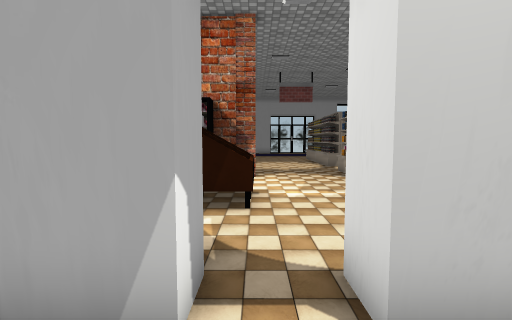
View 1 (above)

24 first-person views from a walk through a Unity game level. The camera is 1.3 m above the floor, tilts 4° down and sees 85° across. The floor is counted in squares, 0.9 m on a side. Each view is taken from the middle of a square. On the plan, view 1 faces up. The plan holds only what a view shows up to about 14 squares ahead; the rest is blank. The place goes on beyond the plan. The player is left out. Door leaves are left out, so doorways stand open. Some surface patterns are stand-ins.

View 2
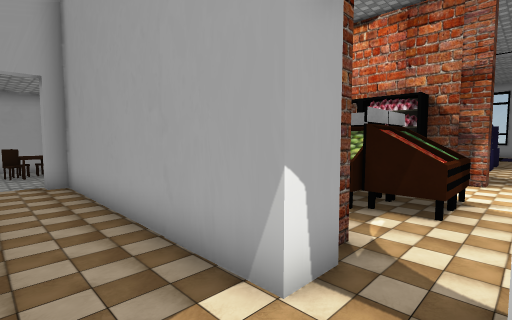

View 3
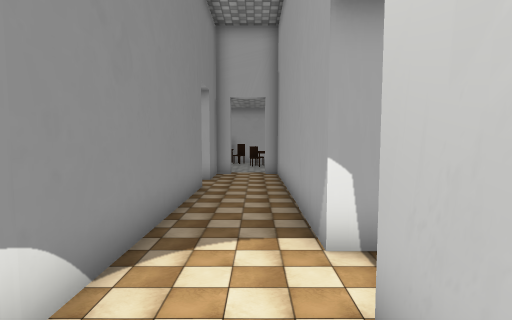

View 4
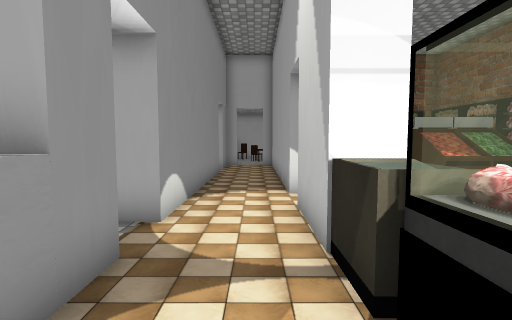

View 5
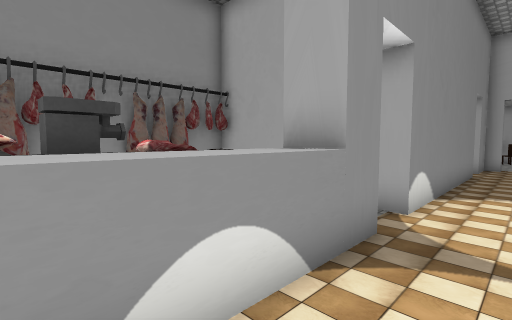

View 6
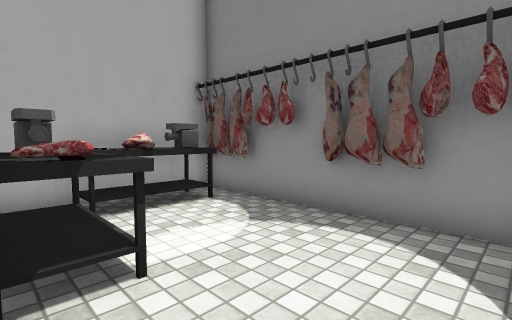

View 7
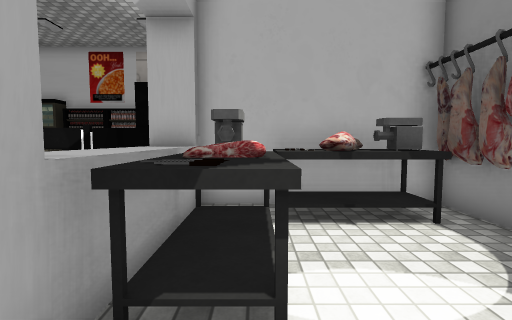

View 8
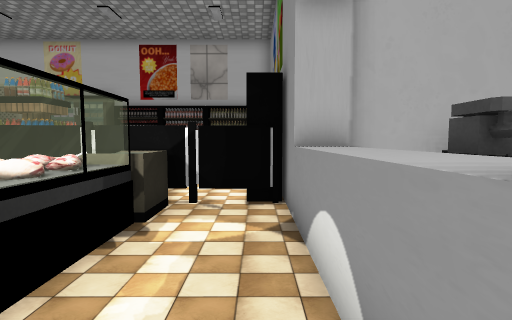

View 9
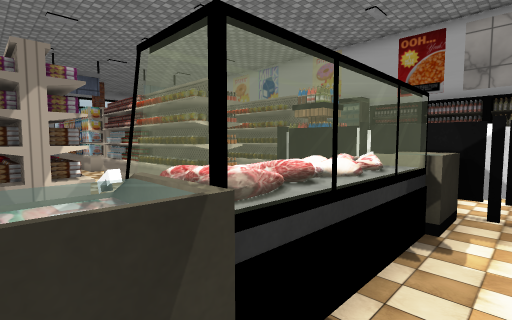

View 10
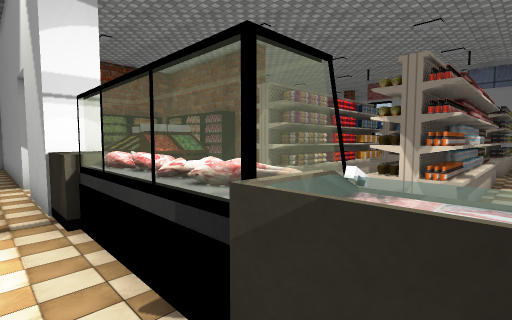

View 11
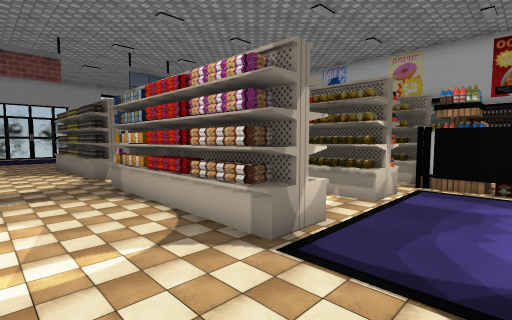

View 12
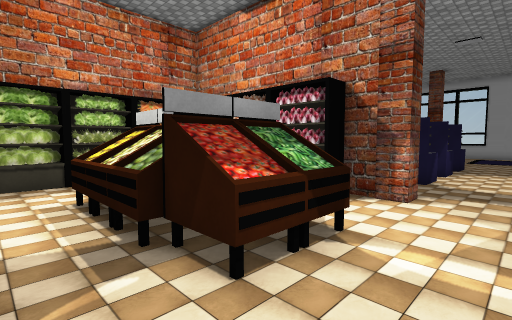

View 13
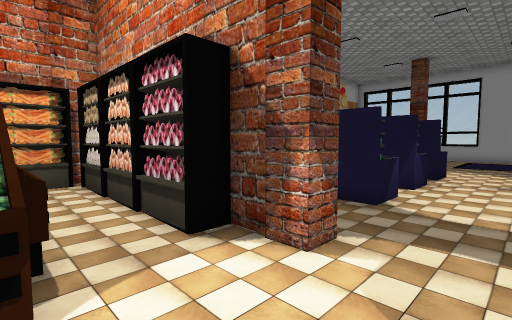

View 14
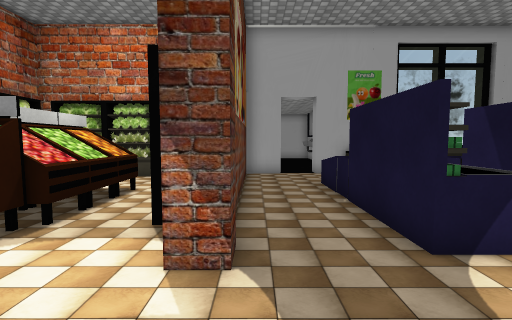

View 15
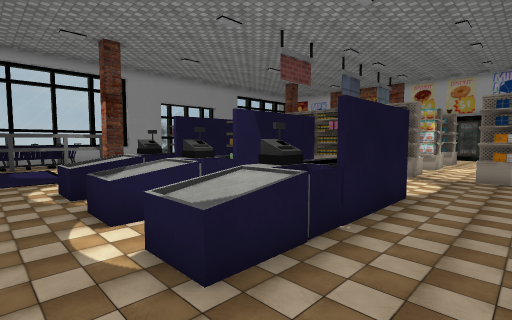

View 16
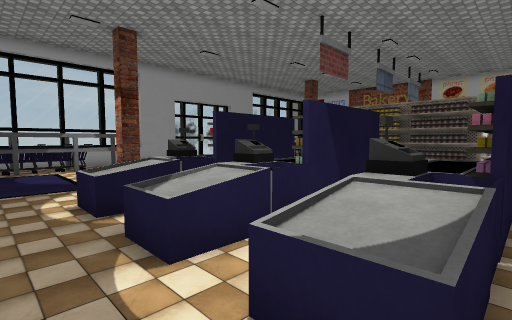

View 17
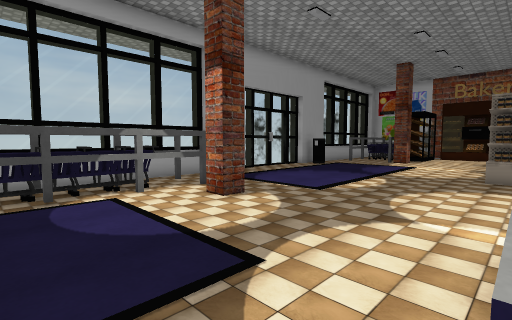

View 18
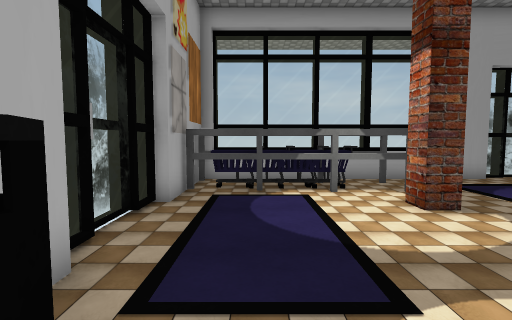

View 19
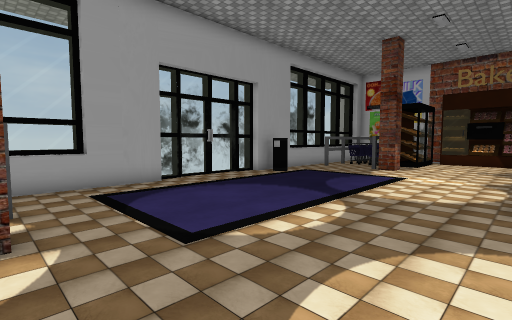

View 20
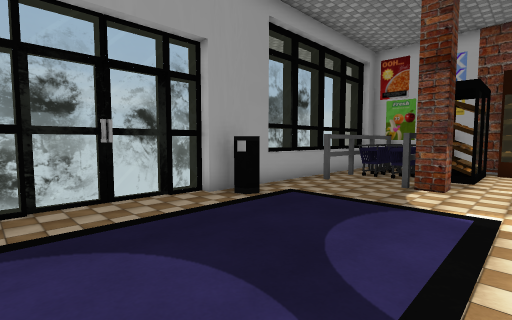

View 21
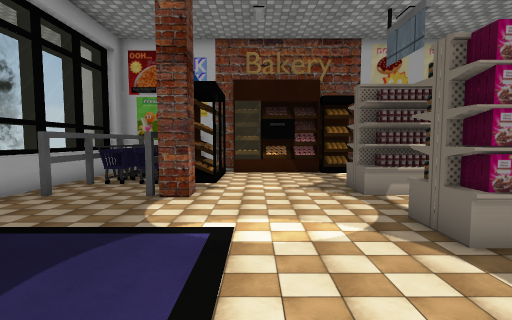

View 22
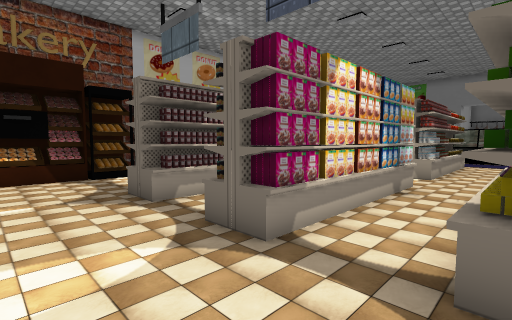

View 23
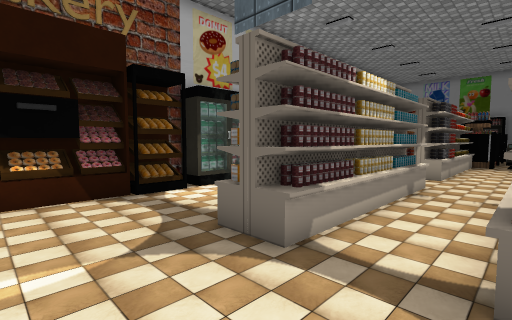

View 24
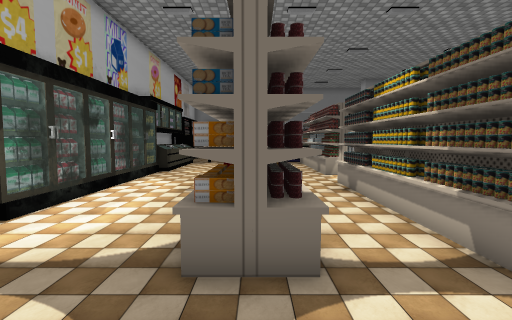

### Floor plan
Key: @ floor where view 1 was taken; # wall or solid block; . floor; = window, fence, low wall or low ledge; ^ raised ledge; O other object.
Columns run from 15 left of view 1 to 18 right of it. Each row starts with its distance up from view 1.
 32       #========##=====###=########
 31       #  .............O....OOOOOO#
 30       #OOOOOO.............OOOOOOO#
 29       #OOOOOO...............OOO  #
 28      ##....................OOOOO #
 27      =......#..............# OOO #
 26      =.......................... #
 25      =.......................... #
 24      ##.........................O#
 23       #.........................O#
 22       #O...........OO..OO.OOO...##
 21       =..^^O^^^....OO..OO.OOO...O#
 20       #..^^=   ....O#..OO.O#O...=#
 19        ...    .....OO..OO.O#O...O
 18        ..^^O^ ^....O#..#O.O# ...O
 17        ..^^#   ....O ..OO.O# ...O
 16       #.....  .....OO..OO.O# ...=
 15      ##..^^OO ^............  ...O
 14       ...^^#O  .............  ..O
 13       #............O#..OO.OO ...O
 12       #............O#..#O.OO ..^=
 11       ##O#O#O##....O#..OO.OO   ^
 10       #OOOOOOO.....OO..OO.O#
  9       OO...........O#..OO.OO
  8       #O..OOOOOO...OO..OO.O
  7       OO..OOOOOO...OO..#O.OOO
  6       #O..OOOOOO..........OO    O
  5       OO.................. O    O
  4        O.......... .......      O
  3         O     #.###^=====O      O
  2 #OO   #########.###^====^OO.    O
  1 #.O.......................O.    O
  0     ...........@..........
 -1       ##..########.#^^^^###
 -2                  .  OOOO#
 -3                   ..OOOO#
 -4                 # .....OO
 -5                 #......OO
 -6                 #......OO
 -7                 #########

Positions as (right, up) in squares from view 1, and headings:
1: (0, 0), facing up
2: (1, 0), facing up-left
3: (3, 1), facing left
4: (7, 1), facing left
5: (8, 1), facing down-left
6: (2, -2), facing down-right
7: (3, -3), facing right
8: (4, 0), facing right
9: (4, 1), facing up-right
10: (10, 1), facing up-left
11: (1, 4), facing up-right
12: (2, 4), facing up-left
13: (2, 8), facing up-left
14: (3, 12), facing left
15: (-8, 12), facing up-right
16: (-8, 14), facing up-right
17: (-8, 21), facing up-right
18: (-7, 21), facing up
19: (-3, 22), facing up-right
20: (2, 25), facing up-right
21: (4, 25), facing right
22: (5, 25), facing down-right
23: (9, 25), facing down-right
24: (12, 25), facing down
